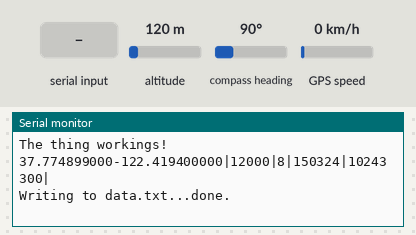
A sketch run on a simulated Arduino Uno, built with avr-gcc and run on an emulated ATmega328P. Shown: the last lines printed to the serial monitor. The inputs (shaded band) are chosen by the test bench; at power-on: compass heading 90°, GPS speed 0 km/h, altitude 120 m. WiFi joins after 1.5 s; servers stay silent unless stated; storage starts empty; the GPS gets a fix after 3 s at 37.7749, -122.4194 with 8 satellites.

Above: at 4.7 s.
4.8 s: compass heading set to 7°
At 5.5 s:
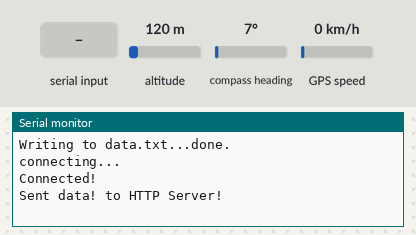
13.3 s: GPS speed set to 2 km/h
At 16.28 s:
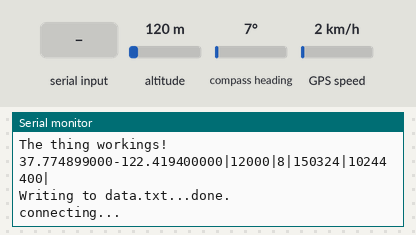
27.3 s: compass heading set to 352°
At 38.8 s:
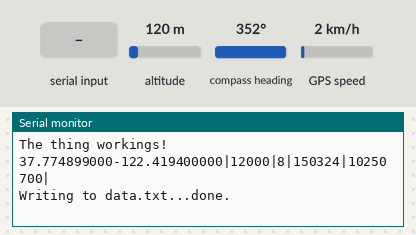
39.2 s: altitude set to 250 m
At 50.2 s:
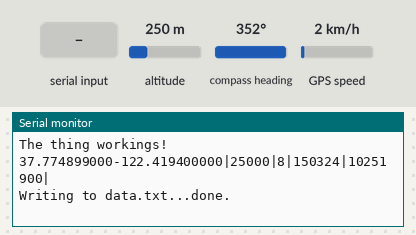
50.7 s: GPS speed set to 60 km/h
At 61.6 s:
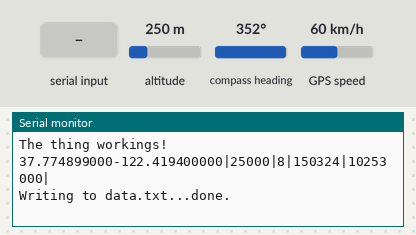

Measured:
- after the input at 13.3 s, the serial monitor: prints a new line after 1.6 s (image 2)
- after the input at 27.3 s, the serial monitor: prints a new line after 10.4 s (image 3)
- after the input at 39.2 s, the serial monitor: prints a new line after 10.0 s (image 4)
- after the input at 50.7 s, the serial monitor: prints a new line after 9.9 s (image 5)

The sketch:

final_sketch.ino
```cpp
#include <SD.h>
#include <SPI.h>
#include <string.h>
#include "TinyGPS++.h"
#include "SoftwareSerial.h"
//#include "MPU6050.h"
#include <Ethernet.h>
//#include "I2Cdev.h"
//#include "Wire.h"

//MPU6050 accelgyro;
TinyGPSPlus gps;
SoftwareSerial mySerial(9, 8);
//File file;


char server[] = "pulchowk.000webhostapp.com";
EthernetClient client;

//#define IMUInt      2
#define SDPin       4
#define BAUD        9600

void setup(){
    Serial.begin(BAUD);
    mySerial.begin(BAUD);
    while(!Serial);

    Serial.println(F("Initiating SD Card..."));
    if (!SD.begin(4)) {
        Serial.println(F("SD Card initialization failed!"));
        return;
    }

    delay(1000);
    Serial.println(F("Initiating Ethernet Connection..."));
    byte mac[] = { 0xDE, 0xAD, 0xBE, 0xEF, 0xFE, 0xED };
    IPAddress ip(192, 168, 0, 177);

    if (Ethernet.begin(mac) == 0) {
        Serial.println(F("Failed to configure Ethernet using DHCP"));
        Ethernet.begin(mac, ip);
    }
    Serial.println(F("Configuration Complete!"));
    delay(1000);
}


int milli = 0;
void loop() {

        while(mySerial.available()>0){
                char data = mySerial.read();
                gps.encode(data);
                Serial.write(data);
        }

            if(gps.location.isUpdated()){
              Serial.println(F("The thing workings!"));
                String Data =   String(gps.location.lat(), 9);
                Data +=   String(gps.location.lng(), 9)+"|";
                Data +=   String(gps.altitude.value())+"|";
                Data +=   String(gps.satellites.value())+"|";
                Data +=   String(gps.date.value())+"|";
                Data +=   String(gps.time.value())+"|";
                Serial.println((Data));

                      File file = SD.open("data.txt", FILE_WRITE);
                      if (file) {
                        Serial.print(F("Writing to data.txt..."));
                        file.println(Data);
                        file.close();
                        Serial.println(F("done."));
                      } else {
                        Serial.println(F("error opening data.txt"));
                      }

                      post(Data);
                      Data = "";
            }
}

static void post(String input){
    delay(1000);
    Serial.println(F("connecting..."));

    String data = "data="+input;
    if (client.connect(server, 80)) {
      Serial.println(F("Connected!"));
      client.println(F("POST / HTTP/1.1"));
      client.print(F("Host: pulchowk.000webhostapp.com")); // SERVER ADDRESS HERE TOO
      client.println(F("Content-Type: application/x-www-form-urlencoded"));
      client.print(F("Content-Length: "));
      client.println(data.length());
      client.println();
      client.println(data);
      client.println(F("Connection: close"));
      Serial.println(F("Sent data! to HTTP Server!"));
    } else {
      Serial.println(F("connection failed"));
    }
    delay(5000);
    client.stop();
    delay(5000);
}
```
